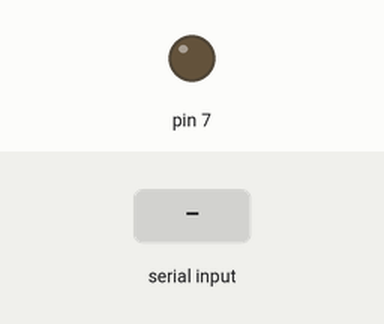
A sketch run on a simulated Arduino Uno, built with avr-gcc and run on an emulated ATmega328P. Parts: output pins drawn as LEDs (lit = HIGH). The test bench sets the inputs (shaded band). What the sketch prints to the serial monitor is not drawn.

Above: at 1.2 s.
1.3 s: "1" received over Serial
At 2.2 s:
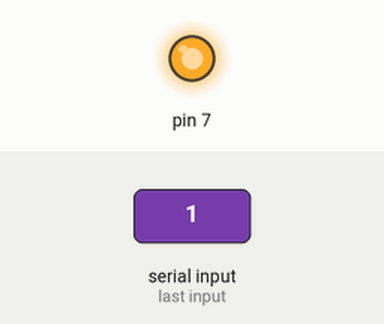
2.8 s: "2" received over Serial
At 3.3 s:
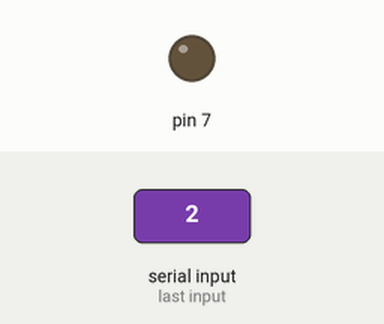
4.3 s: "3" received over Serial
At 5.7 s:
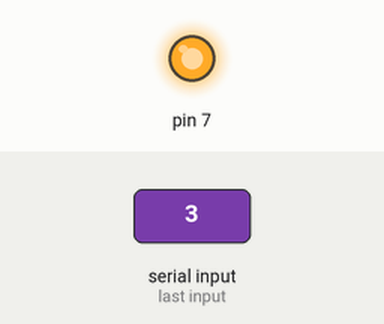
Timing chart, 0 to 7.3 s (numbered marks = the images above; inputs shaded):
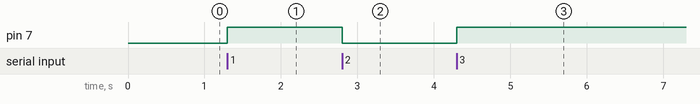

Measured:
- after the input at 1.3 s, pin 7: LOW → HIGH at once
- after the input at 2.8 s, pin 7: HIGH → LOW at once
- after the input at 4.3 s, pin 7: LOW → HIGH at once

The sketch:

serialtest02.ino
```cpp
char cmd;

void setup() {

  // 시리얼 통신 시작 (boadrate: 9600)
  Serial.begin(9600);
  pinMode(7,OUTPUT);
}

void loop() {

  // 컴퓨터로부터 시리얼 통신이 전송되면, 한줄씩 읽어와서 cmd 변수에 입력
  if(Serial.available()){
    cmd = Serial.read();

    if(cmd=='1'){
      Serial.println("1 입력 받음 ㅋㅋ");
      digitalWrite(7,HIGH);
      delay(1000);
    }
    else if(cmd=='2'){
      Serial.println("2 입력 받음 ㅋㅋ");
      digitalWrite(7,LOW);
      delay(1000);
    }
    else if(cmd=='3'){
      Serial.println("3 입력 받음 ㅋㅋ");
      digitalWrite(7,HIGH);
      delay(1000);
    }
    else if(cmd=='4'){
      Serial.println("4 입력 받음 ㅋㅋ");
      digitalWrite(7,LOW);
      delay(1000);
    }
    else if(cmd=='5'){
      Serial.println("5 입력 받음 ㅋㅋ");
      digitalWrite(7,HIGH);
      delay(1000);
    }
    else if(cmd=='6'){
      Serial.println("6 입력 받음 ㅋㅋ");
      digitalWrite(7,LOW);
      delay(1000);
    }
    else if(cmd=='7'){
      Serial.println("7 입력 받음 ㅋㅋ");
      digitalWrite(7,HIGH);
      delay(1000);
    }
  }
}
```
